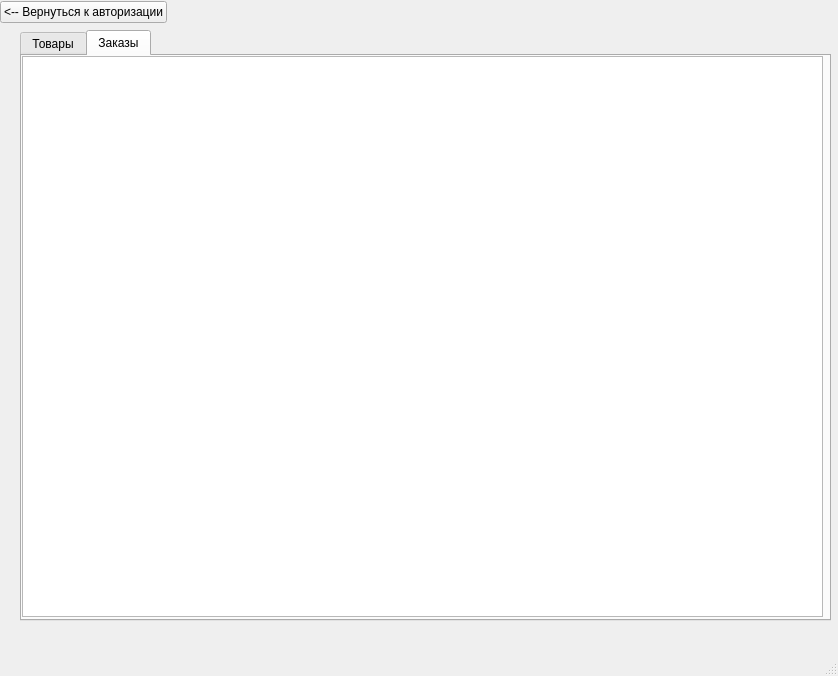
<?xml version="1.0" encoding="UTF-8"?>
<ui version="4.0">
 <class>MainWindow</class>
 <widget class="QMainWindow" name="MainWindow">
  <property name="geometry">
   <rect>
    <x>0</x>
    <y>0</y>
    <width>838</width>
    <height>676</height>
   </rect>
  </property>
  <property name="windowTitle">
   <string>MainWindow</string>
  </property>
  <widget class="QWidget" name="centralwidget">
   <widget class="QTabWidget" name="tabWidget">
    <property name="geometry">
     <rect>
      <x>20</x>
      <y>30</y>
      <width>811</width>
      <height>591</height>
     </rect>
    </property>
    <property name="currentIndex">
     <number>1</number>
    </property>
    <property name="tabBarAutoHide">
     <bool>false</bool>
    </property>
    <widget class="QWidget" name="goods">
     <attribute name="title">
      <string>Товары</string>
     </attribute>
     <widget class="QWidget" name="verticalLayoutWidget">
      <property name="geometry">
       <rect>
        <x>0</x>
        <y>0</y>
        <width>791</width>
        <height>561</height>
       </rect>
      </property>
      <layout class="QVBoxLayout" name="verticalLayout">
       <item>
        <layout class="QHBoxLayout" name="horizontalLayout_2">
         <item>
          <widget class="QLineEdit" name="searchLN">
           <property name="maximumSize">
            <size>
             <width>500</width>
             <height>16777215</height>
            </size>
           </property>
           <property name="text">
            <string>Введите пункт сортировки</string>
           </property>
          </widget>
         </item>
         <item>
          <widget class="QComboBox" name="sortCB">
           <property name="maximumSize">
            <size>
             <width>100</width>
             <height>16777215</height>
            </size>
           </property>
          </widget>
         </item>
         <item>
          <widget class="QComboBox" name="filterCB">
           <property name="maximumSize">
            <size>
             <width>100</width>
             <height>16777215</height>
            </size>
           </property>
          </widget>
         </item>
         <item>
          <widget class="QPushButton" name="addGood">
           <property name="text">
            <string>Добавить товар</string>
           </property>
          </widget>
         </item>
        </layout>
       </item>
       <item>
        <widget class="QScrollArea" name="scrollArea">
         <property name="widgetResizable">
          <bool>true</bool>
         </property>
         <property name="alignment">
          <set>Qt::AlignCenter</set>
         </property>
         <widget class="QWidget" name="scrollAreaWidgetContents">
          <property name="geometry">
           <rect>
            <x>0</x>
            <y>0</y>
            <width>787</width>
            <height>526</height>
           </rect>
          </property>
         </widget>
        </widget>
       </item>
      </layout>
     </widget>
    </widget>
    <widget class="QWidget" name="orders">
     <attribute name="title">
      <string>Заказы</string>
     </attribute>
     <widget class="QTableWidget" name="tableWidget">
      <property name="geometry">
       <rect>
        <x>0</x>
        <y>0</y>
        <width>801</width>
        <height>561</height>
       </rect>
      </property>
     </widget>
    </widget>
   </widget>
   <widget class="QWidget" name="layoutWidget">
    <property name="geometry">
     <rect>
      <x>0</x>
      <y>0</y>
      <width>789</width>
      <height>25</height>
     </rect>
    </property>
    <layout class="QHBoxLayout" name="horizontalLayout">
     <property name="sizeConstraint">
      <enum>QLayout::SetMinimumSize</enum>
     </property>
     <item>
      <widget class="QPushButton" name="pushButton">
       <property name="maximumSize">
        <size>
         <width>200</width>
         <height>16777215</height>
        </size>
       </property>
       <property name="text">
        <string>&lt;-- Вернуться к авторизации</string>
       </property>
      </widget>
     </item>
     <item>
      <widget class="QLabel" name="role">
       <property name="maximumSize">
        <size>
         <width>1111111</width>
         <height>16777215</height>
        </size>
       </property>
       <property name="lineWidth">
        <number>0</number>
       </property>
       <property name="text">
        <string/>
       </property>
       <property name="alignment">
        <set>Qt::AlignRight|Qt::AlignTrailing|Qt::AlignVCenter</set>
       </property>
      </widget>
     </item>
     <item>
      <widget class="QLabel" name="secondName">
       <property name="sizePolicy">
        <sizepolicy hsizetype="Minimum" vsizetype="Preferred">
         <horstretch>0</horstretch>
         <verstretch>0</verstretch>
        </sizepolicy>
       </property>
       <property name="text">
        <string/>
       </property>
       <property name="alignment">
        <set>Qt::AlignRight|Qt::AlignTrailing|Qt::AlignVCenter</set>
       </property>
      </widget>
     </item>
     <item>
      <widget class="QLabel" name="name">
       <property name="minimumSize">
        <size>
         <width>50</width>
         <height>0</height>
        </size>
       </property>
       <property name="text">
        <string/>
       </property>
       <property name="alignment">
        <set>Qt::AlignRight|Qt::AlignTrailing|Qt::AlignVCenter</set>
       </property>
      </widget>
     </item>
     <item>
      <widget class="QLabel" name="patronymic">
       <property name="text">
        <string/>
       </property>
       <property name="alignment">
        <set>Qt::AlignRight|Qt::AlignTrailing|Qt::AlignVCenter</set>
       </property>
      </widget>
     </item>
    </layout>
   </widget>
  </widget>
  <widget class="QMenuBar" name="menubar">
   <property name="geometry">
    <rect>
     <x>0</x>
     <y>0</y>
     <width>838</width>
     <height>22</height>
    </rect>
   </property>
  </widget>
  <widget class="QStatusBar" name="statusbar"/>
 </widget>
 <resources/>
 <connections/>
</ui>
